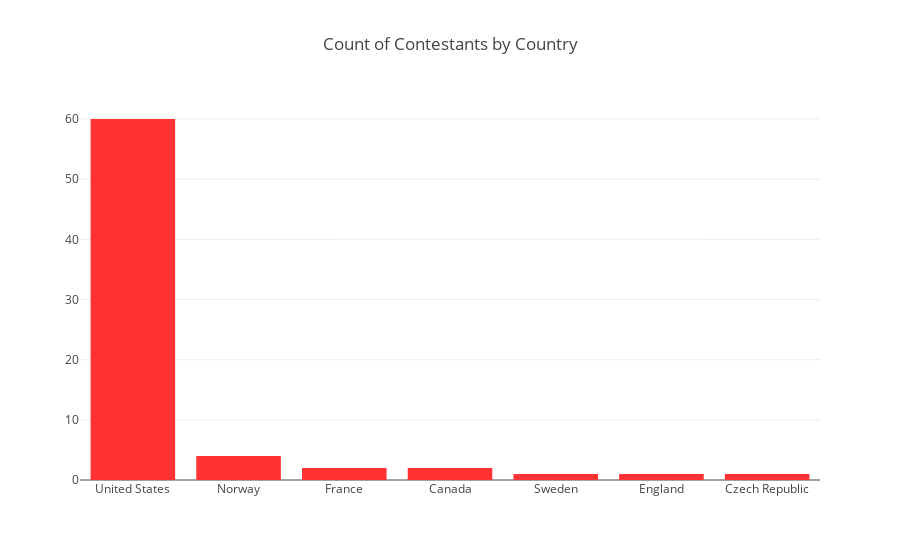

The code cell stored with this chart in its notebook:
### Code cell
### Visualize

tb = con_country.nunique().sort_values(ascending=False)

trace = go.Bar(
    x = list(tb.index),
    y = list(tb.values),
    marker = dict(
    color = '#FF3333'))

layout = go.Layout(
    title = 'Count of Contestants by Country')

data = [trace]

fig = go.Figure(data=data, layout=layout)
py.offline.iplot(fig)

### Figure 1 — Plotly figure (JSON) as saved in the notebook; plotly's stock layout.template omitted (floating-point values rounded to 4 significant figures)
{"data": [{"marker": {"color": "#FF3333"}, "type": "bar", "x": ["United States", "Norway", "France", "Canada", "Sweden", "England", "Czech Republic"], "y": [60, 4, 2, 2, 1, 1, 1]}], "layout": {"title": "Count of Contestants by Country"}}
